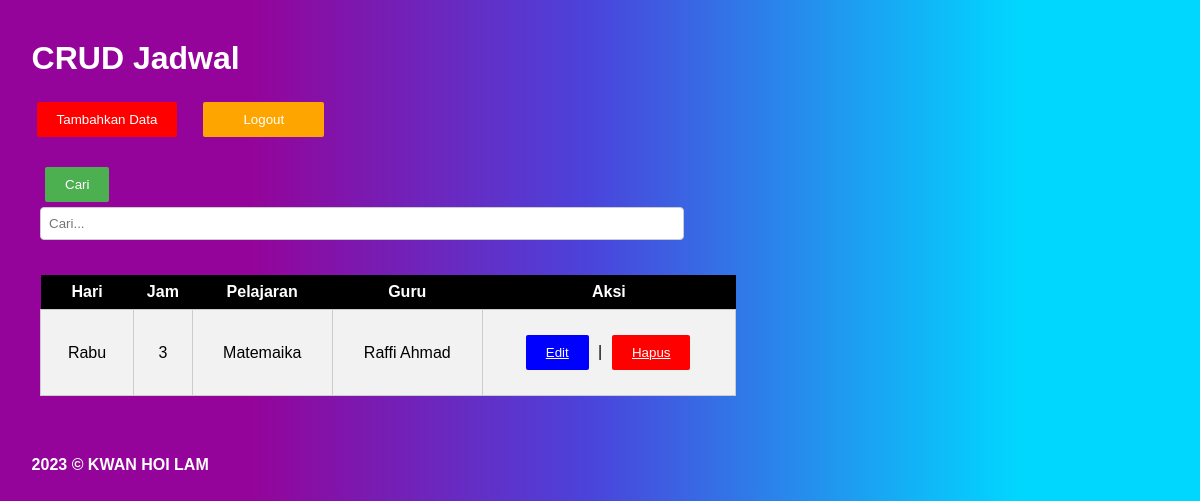
The page /index.php?cari=Rabu (signed in) on the database its author committed.
### tables this page shows
CREATE TABLE `jadwal` (
  `id` int(30) NOT NULL,
  `hari` varchar(31) NOT NULL,
  `jam` varchar(25) NOT NULL,
  `pelajaran` varchar(25) NOT NULL,
  `guru` varchar(25) NOT NULL
);

### index.php (the view, shortened to what this page needs)
<!DOCTYPE html>
<html>
<head>
    <link rel="stylesheet" href="style.css">
</head>
<body>
    <h1>CRUD Jadwal</h1>
    <a href="tambah.php"> <button type="submitt"> Tambahkan Data </button></a>
    <a href="logout.php"> <button type="logout"> Logout </button></a> <br>
    <form action="index.php" method="GET">
        <button type="submit">Cari </button>
        <input type="text" name="cari" id=cari placeholder="Cari...">
        <div class="table-container">
            <table>
                <tr>
                    <th>Hari</th>
                    <th>Jam</th>
                    <th>Pelajaran</th>
                    <th>Guru</th>
                    <th>Aksi</th>
                </tr>
                <?php
                include 'koneksi.php';
                if (isset($_GET['cari'])) {
                    $cari = $_GET['cari'];
                    $query = "SELECT * FROM jadwal WHERE hari LIKE '%$cari%' OR pelajaran LIKE '%$cari%' OR guru LIKE '%$cari%'";
                } else {
                    $query = "SELECT * FROM jadwal";
                }
                $result = mysqli_query($koneksi, $query);
                if (mysqli_num_rows($result) > 0) {
                    while ($row = mysqli_fetch_assoc($result)) {
                        echo "<tr>";
                        echo "<td>" . $row['hari'] . "</td>";
                        echo "<td>" . $row['jam'] . "</td>";
                        echo "<td>" . $row['pelajaran'] . "</td>";
                        echo "<td>" . $row['guru'] . "</td>";
                        echo "<td>";
                        echo "<button type='edit'> <a href='edit.php?id=" . $row['id'] . "'>Edit </button></a> | ";
                        echo "<button type='submitt'> <a href='hapus.php?id=" . $row['id'] . "'>Hapus </button> </a>";
                        echo "</td>";
                        echo "</tr>";
                    }
                } else {
                    echo "<tr><td colspan='6'>Data tidak ditemukan</td></tr>";
                }
                ?>
            </table>
        </div>
    </form>
    <h4> 2023 &copy KWAN HOI LAM </h4>
</body>
</html>

### style.css (style rules this page uses)
body { font-family: Arial, sans-serif; margin: 20px; background: rgb(148, 4, 154); background: linear-gradient( 90deg, rgba(148, 4, 154, 1) 21%, rgba(75, 67, 219, 1) 49%, rgba(0, 215, 255, 1) 85% ); }
a, h1, h4 { margin-bottom: 10px; color: white; margin-top: 40px; margin-left: 1%; }
table { width: 100%; }
body { font-family: Arial, sans-serif; margin: 20px; }
h1 { margin-bottom: 20px; }
form { width: 60%; padding: 20px; border-radius: 5px; }
form input[type="text"], form select { width: 90%; padding: 8px; margin-bottom: 15px; border: 1px solid #ccc; border-radius: 4px; }
button { background-color: #4caf50; color: white; padding: 10px 20px; margin: 5px; border: none; border-radius: 2px; cursor: pointer; }
button[type="submitt"] { background-color: red; color: white; padding: 10px 20px; border: none; border-radius: 2px; cursor: pointer; }
button[type="edit"] { background-color: blue; color: white; padding: 10px 20px; border: none; border-radius: 2px; cursor: pointer; }
button[type="logout"] { background-color: orange; color: white; padding: 10px 40px; cursor: pointer; }
.table-container { display: flex; justify-content: center; }
table { width: 100%; border-collapse: collapse; margin-top: 20px; text-align: center; }
th { background-color: black; color: white; padding: 8px; }
td { padding: 20px; border: 1px solid #ccc; background-color: #f2f2f2; }
tr:nth-child(odd) { background-color: #f2f2f2; }
form input[type="text"], cari { width: 90%; padding: 8px; margin-bottom: 15px; border: 1px solid #ccc; border-radius: 4px; }

### rows shown on the page
jadwal: hari "Rabu", jam "3", pelajaran "Matemaika", guru "Raffi Ahmad"
